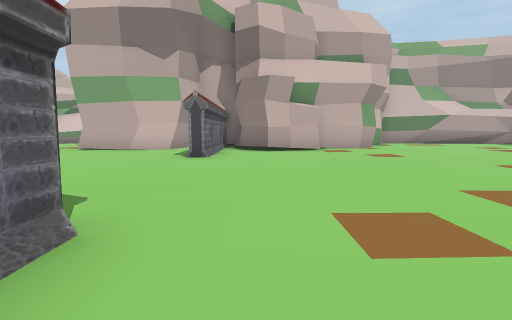
View 1 (above)

24 first-person views from a walk through a 3-D level made in the Unity game engine. The camera is 1.3 m above the floor, tilts 6° down and sees 85° across. The floor is counted in squares, 2 m on a side. Each view is taken from the middle of a square. On the plan, view 1 faces up. The plan holds only what a view shows up to about 9 squares ahead; the rest is blank. The place goes on beyond the plan.

View 2
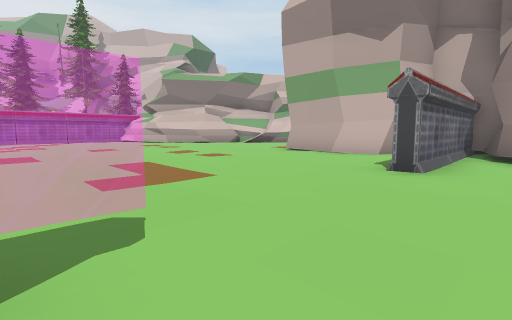

View 3
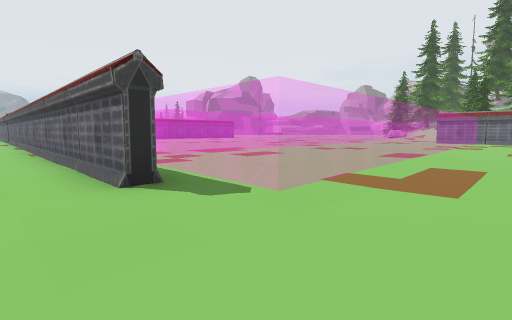

View 4
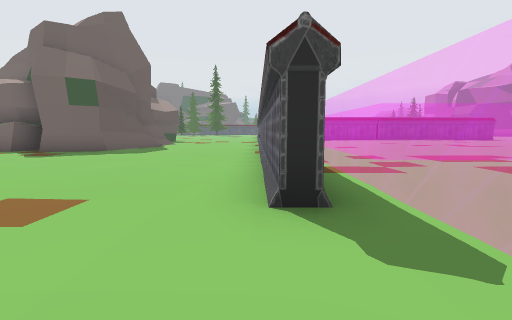

View 5
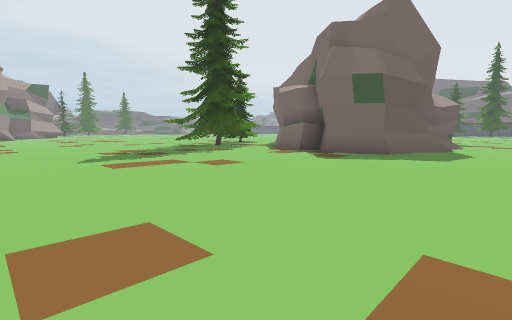

View 6
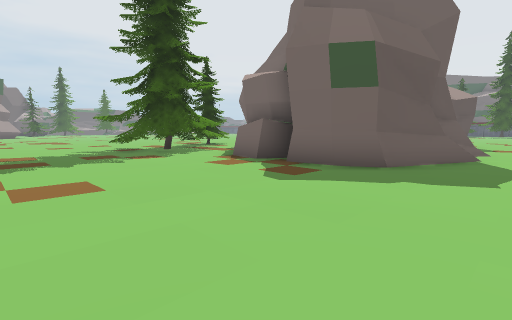

View 7
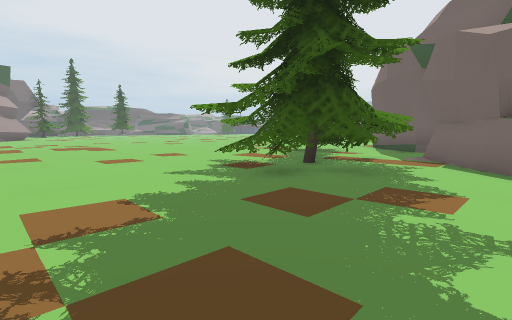

View 8
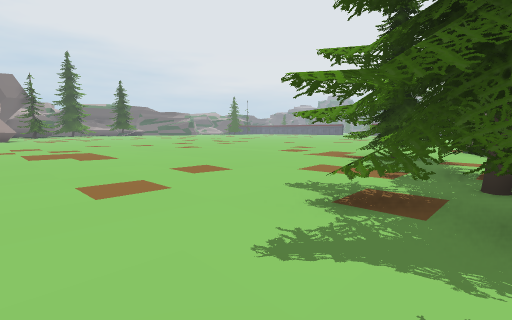

View 9
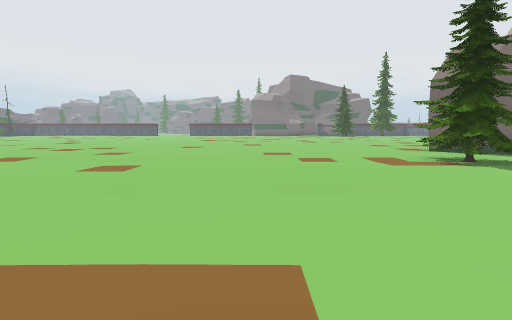

View 10
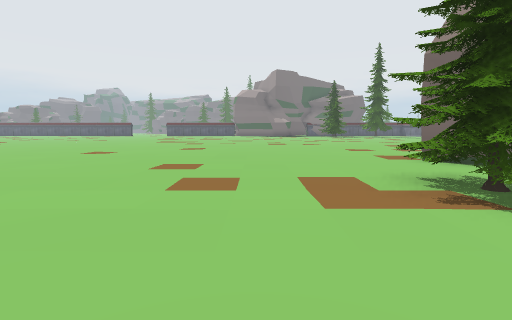

View 11
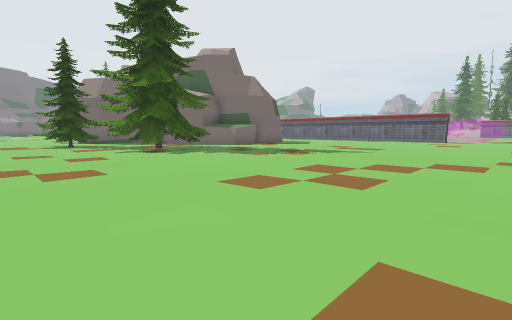

View 12
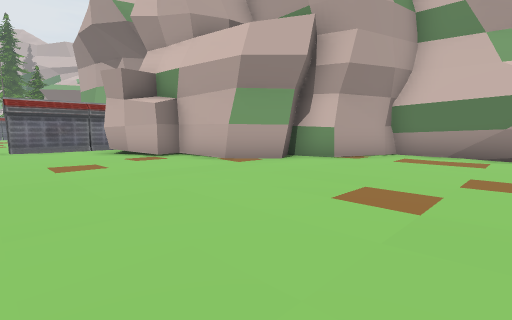

View 13
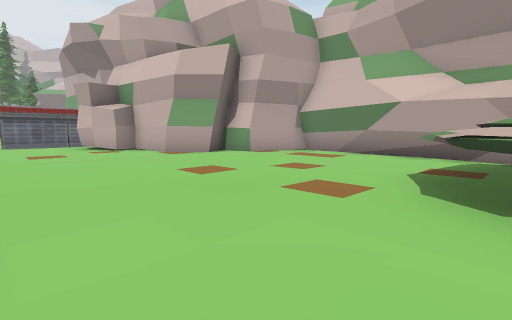

View 14
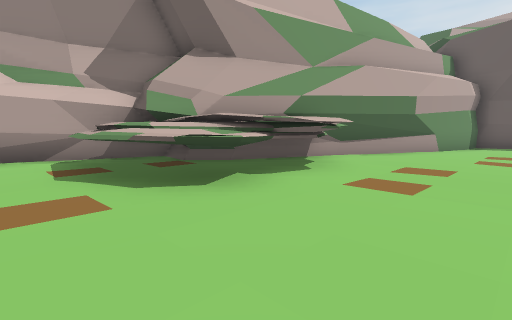

View 15
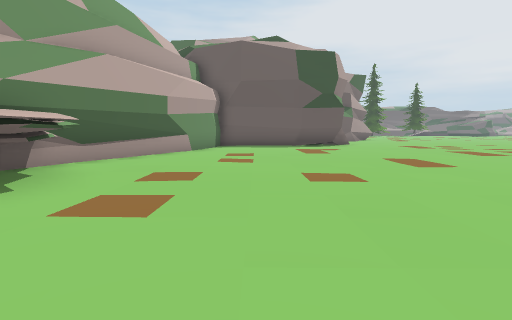

View 16
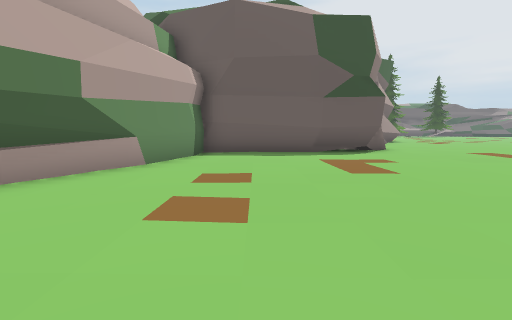

View 17
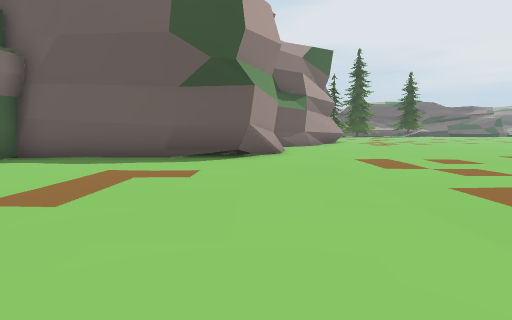

View 18
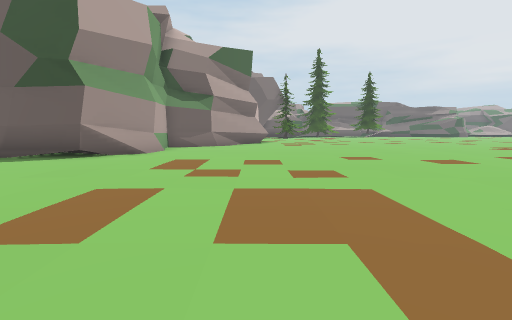

View 19
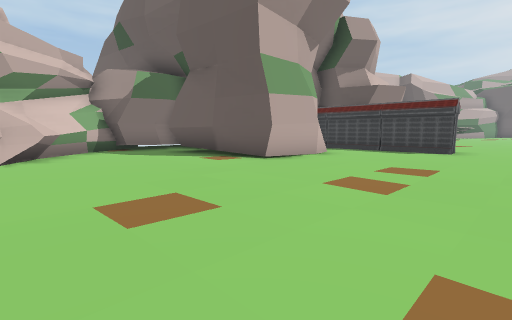

View 20
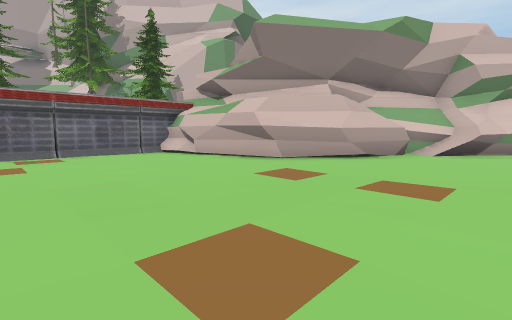

View 21
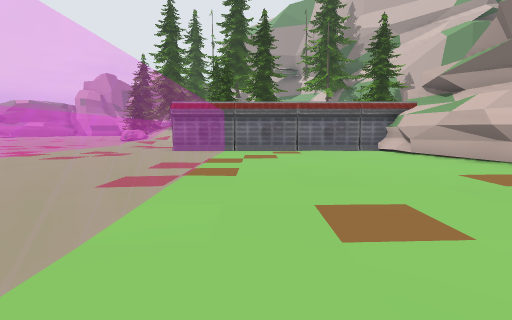

View 22
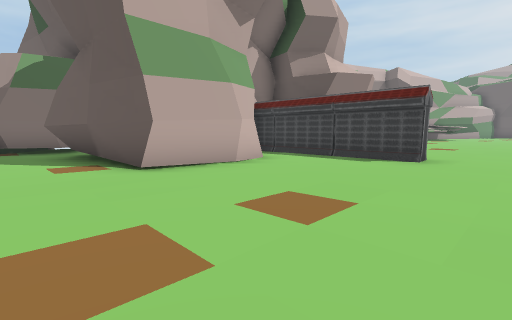

View 23
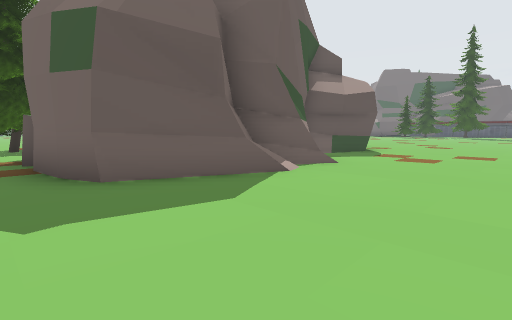

View 24
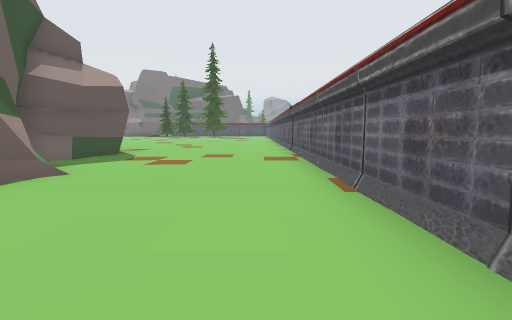

### Floor plan
Key: @ floor where view 1 was taken; # wall or solid block; . floor; / step, stairs or slope; = window, fence, low wall or low ledge; ^ raised ledge; T tree.
Columns run from 17 left of view 1 to 26 right of it. Each row starts with its distance up from view 1.
 15       ######
 14      ####...           #######
 13     ##=#...#          ##.....###
 12     ###....#    #    ##......###
 11    ###.....#   ###  ##......^####
 10 ####=#.....#####.####.......^^######
  9 ######.........#.##..........^###..####
  8 ###............#......................####
  7 #..............#.........................#
  6 #........................................#
  5 #........................................#
  4 #........................................#
  3 ===============..........................#
  2 ======= =======..........................###
  1 ======   ======.#..........................#
  0 =====     =====.#@..........................
 -1 ====       ====.#...........................
 -2 ===        ==== #...........................
 -3 ==        ===== #...........TTT.............
 -4 =        ====== #..........TTTT.............
 -5         ======  #....#####.TTTT.............
 -6                 #....#   #/TTT..............
 -7                 #.../#   ##///TT............
 -8                 #.../#     ...TT............
 -9                 #.../#     #..TT............
-10                 #....##    ##...............
-11                 #.....#     ##..............
-12                =.....##      ............
-13                 #....#      .............
-14                 #.....      .............

Positions as (right, up) in squares from view 1, and headings:
1: (0, 0), facing up
2: (0, 2), facing up-left
3: (0, 5), facing down-left
4: (-1, 4), facing down
5: (1, 3), facing down-right
6: (2, 0), facing down-right
7: (8, 0), facing down-right
8: (11, -1), facing down-right
9: (18, -2), facing down
10: (16, -5), facing down
11: (16, 5), facing down-left
12: (9, 6), facing up-left
13: (12, 6), facing up-left
14: (10, 6), facing up-right
15: (11, 6), facing right
16: (15, 6), facing right
17: (17, 2), facing right
18: (17, -2), facing right
19: (-11, 5), facing up-right
20: (-9, 4), facing up-left
21: (-8, 4), facing left
22: (-8, 5), facing up-right
23: (0, -4), facing down-right
24: (0, -5), facing down
